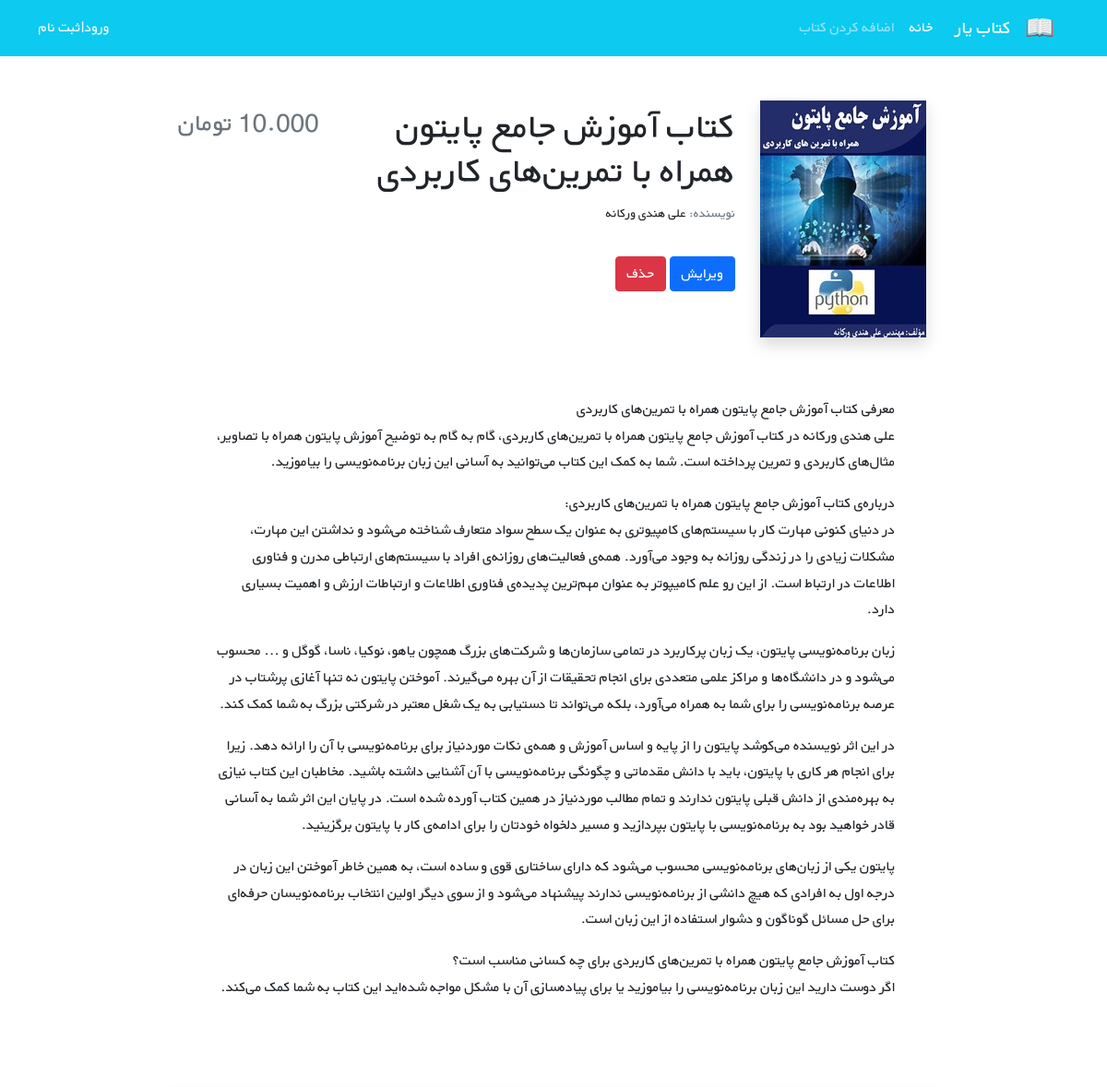
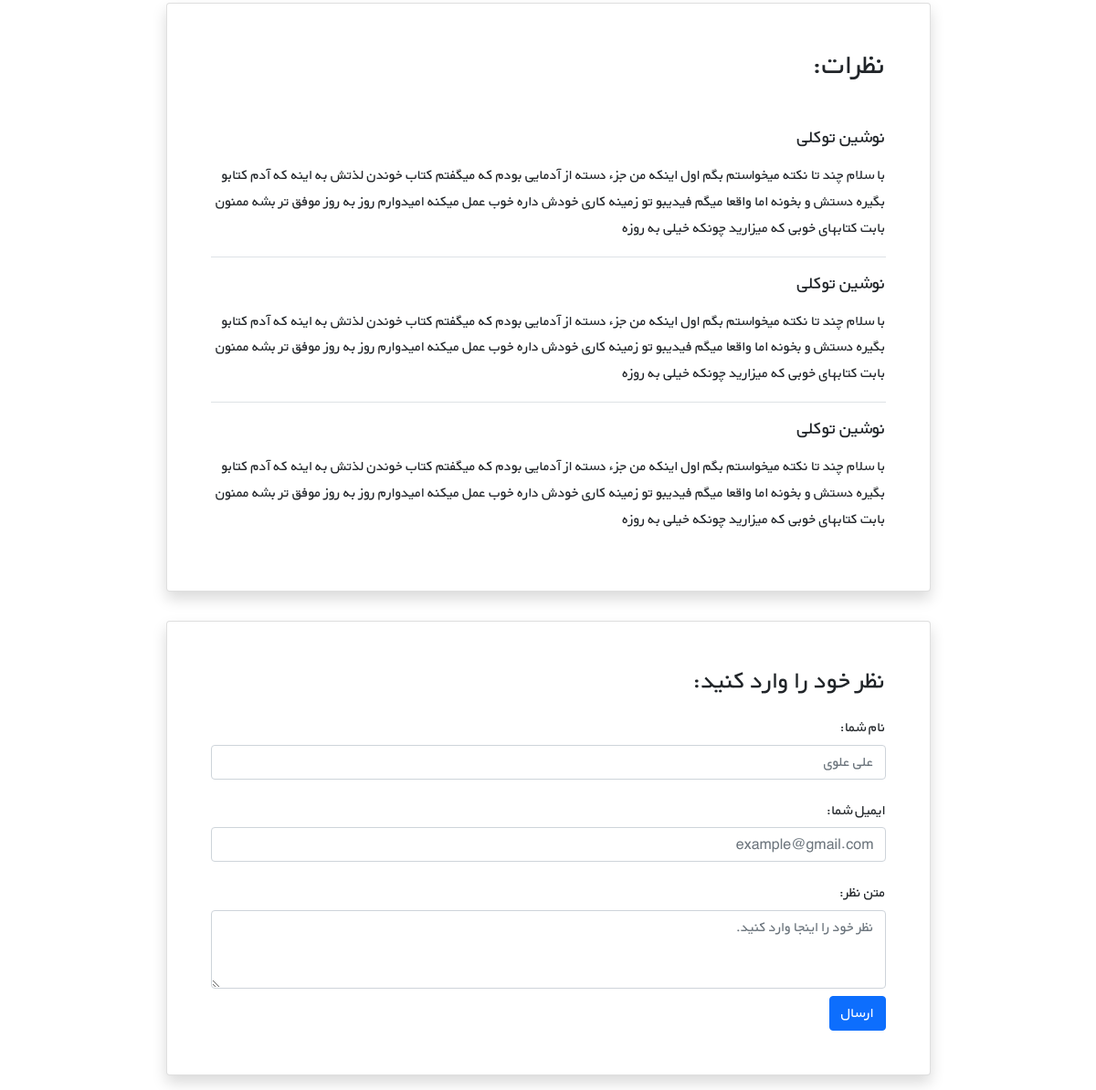
/books/9/, run on the app's committed database (2 pictures, top to bottom).
### books/models.py (models this page shows, shortened)
class Book(models.Model):
    title = models.CharField(max_length=200)
    author = models.CharField(max_length=200)
    description = models.TextField()
    price = models.DecimalField(max_digits=6, decimal_places=3)
    cover = models.ImageField(upload_to='covers/', blank=True)

### books/views.py (the view)
# urls.py: path('<int:pk>/', BookDetailView.as_view(), name='book_detail'),
class BookDetailView(generic.DetailView):
    model = Book
    template_name = 'books/book_detail.html'

### books/templates/books/book_detail.html (shortened to what this page needs)
{% extends '_base.html' %}
{% block content %}
    <div class="container mt-5" dir="rtl">
        <div class="">
            <div class="">
                <div class="d-flex justify-content-center">
                    <div class="row w-sm-75 w-100">
                        <div class="col-xs-12 col-md-3 d-flex justify-content-center">
                            <div>
                                {% if book.cover %}
                                    <img class="shadow" src="{{ book.cover.url }}"class="img-fluid rounded-start" alt="...">
                                {% endif %}
                            </div>
                        </div>
                        <div class="col-xs-12 col-md-6 text-center text-md-end mt-md-1 mt-4">
                            <h1>{{ book.title }}</h1>
                            <h5 class="small my-1"><span class="text-muted">نویسنده: </span>{{ book.author }}</h5>
                            <br>
                            <div class="">
                                <a href="{% url 'book_update' book.id %}"><button type="button" class="btn btn-primary">ویرایش</button></a>
                                <a href="{% url 'book_delete' book.id %}"><button type="button" class="btn btn-danger">حذف</button></a>
                            </div>
                        </div>
                        <div class="col-xs-12 col-md-3 d-flex flex-column">
                            <h3 class="align-self-center pt-2 text-muted align-self-md-end">
                                {{ book.price }} تومان
                            </h3>
                        </div>
                    </div>
                </div>
                <div class="d-flex justify-content-center">
                    <div class="my-3 p-5 w-sm-75 w-100">
                       {{ book.description | linebreaks }}
                    </div>
                </div>
                <div class="d-flex justify-content-center">
                    <div class="card shadow my-3 p-5 w-sm-75 w-100">
                        <h2 class="mb-5">نظرات:</h2>
                        <div class="border-bottom mb-3">
                            <h5 class="mb-3">نوشین توکلی</h5>
                            <p>با سلام چند تا نکته میخواستم بگم اول اینکه من جزء دسته از آدمایی بودم که میگفتم کتاب
                                خوندن لذتش
                                به اینه که آدم کتابو بگیره دستش و بخونه اما واقعا میگم فیدیبو تو زمینه کاری خودش داره
                                خوب عمل
                                میکنه امیدوارم روز به روز موفق تر بشه ممنون بابت کتابهای خوبی که میزارید چونکه خیلی به
                                روزه</p>
                        </div>
                        <div class="border-bottom mb-3">
                            <h5 class="mb-3">نوشین توکلی</h5>
                            <p>با سلام چند تا نکته میخواستم بگم اول اینکه من جزء دسته از آدمایی بودم که میگفتم کتاب
                                خوندن لذتش
                                به اینه که آدم کتابو بگیره دستش و بخونه اما واقعا میگم فیدیبو تو زمینه کاری خودش داره
                                خوب عمل
                                میکنه امیدوارم روز به روز موفق تر بشه ممنون بابت کتابهای خوبی که میزارید چونکه خیلی به
                                روزه</p>
                        </div>
                        <div>
                            <h5 class="mb-3">نوشین توکلی</h5>
                            <p>با سلام چند تا نکته میخواستم بگم اول اینکه من جزء دسته از آدمایی بودم که میگفتم کتاب
                                خوندن لذتش
                                به اینه که آدم کتابو بگیره دستش و بخونه اما واقعا میگم فیدیبو تو زمینه کاری خودش داره
                                خوب عمل
                                میکنه امیدوارم روز به روز موفق تر بشه ممنون بابت کتابهای خوبی که میزارید چونکه خیلی به
                                روزه</p>
                        </div>
                    </div>
                </div>
                <div class="d-flex justify-content-center">
                    <div class="card shadow my-3 p-5 w-sm-75 w-100">
                        <h3>نظر خود را وارد کنید:</h3>
                        <form method="POST">
                            <div class="form-group py-2">
                                <label class="py-1" for="author_name">نام شما:</label>
                                <input type="text" class="form-control" placeholder="علی علوی" name="author_name">
                            </div>
                            <div class="form-group py-2">
                                <label class="py-1" for="email">ایمیل شما:</label>
                                <input type="email" class="form-control" placeholder="example@gmail.com" name="email">
                            </div>
                            <div class="form-group py-2">
                                <label class="py-1" for="comment_text">متن نظر:</label>
                                <textarea class="form-control" name="text" rows="3"
                                          placeholder="نظر خود را اینجا وارد کنید."></textarea>
                            </div>
                            <button type="submit" class="btn btn-primary">ارسال</button>
                        </form>
                    </div>
                </div>
            </div>
        </div>
    </div>
{% endblock content %}

### static/css/style.css (style rules this page uses)
* { font-family: 'BYekan', sans-serif; line-height: 1.8rem; }
@media (min-width: 576px) { .w-sm-75 { width: 75%!important; } }

### data on the page
Book: cover (picture), title "کتاب آموزش جامع پایتون همراه با تمرین‌های کاربردی", author "علی هندی ورکانه", description "معرفی کتاب آموزش جامع پایتون همراه با تمرین‌های کاربردی علی هندی ورکانه در کتاب آموزش جامع پایتون همراه با تمرین‌های کاربردی، گام به گام به توضیح آموزش پایتون همراه با تصاویر، مثال‌های کاربردی و تمرین پرداخته است. شما به کمک این کتاب می‌توانید به آسانی این زبان برنامه‌نویسی را بیاموزید. درباره‌ی کتاب آموزش جامع پایتون همراه با تمرین‌های کاربردی: در دنیای کنونی مهارت کار با سیستم‌های کامپیوتری به عنوان یک سطح سواد متعارف شناخته می‌شود و نداشتن این مهارت، مشکلات زیادی را در زندگی روزانه به وجود می‌آورد. همه‌ی فعالیت‌های روزانه‌ی افراد با سیستم‌های ارتباطی مدرن و فناوری اطلاعات در ارتباط است. از این رو علم کامیپوتر به عنوان مهم‌ترین پدیده‌ی فناوری اطلاعات و ارتباطات ارزش و اهمیت بسیاری دارد.…"
